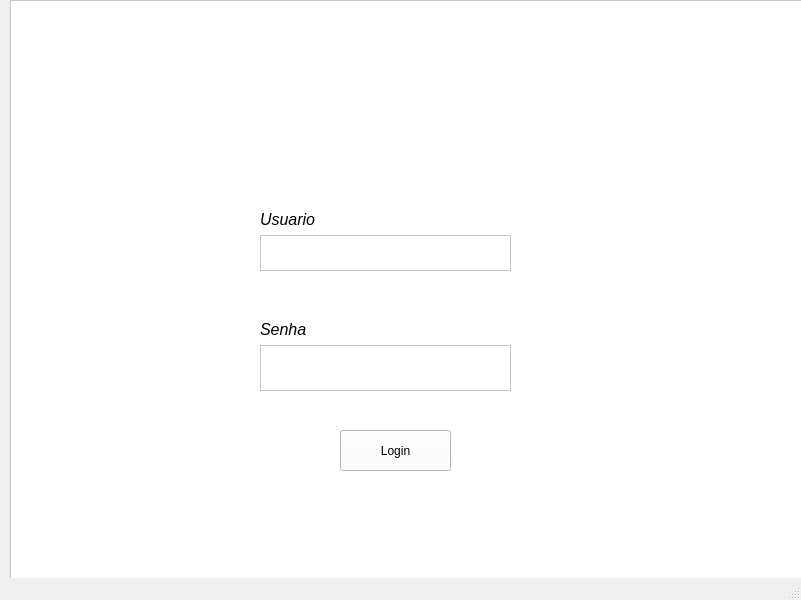
<?xml version="1.0" encoding="UTF-8"?>
<ui version="4.0">
 <class>MainWindow</class>
 <widget class="QMainWindow" name="MainWindow">
  <property name="geometry">
   <rect>
    <x>0</x>
    <y>0</y>
    <width>801</width>
    <height>600</height>
   </rect>
  </property>
  <property name="windowTitle">
   <string>MainWindow</string>
  </property>
  <widget class="QWidget" name="centralwidget">
   <widget class="QFrame" name="frame">
    <property name="geometry">
     <rect>
      <x>10</x>
      <y>0</y>
      <width>801</width>
      <height>581</height>
     </rect>
    </property>
    <property name="styleSheet">
     <string notr="true">background-color: rgb(255, 255, 255);</string>
    </property>
    <property name="frameShape">
     <enum>QFrame::StyledPanel</enum>
    </property>
    <property name="frameShadow">
     <enum>QFrame::Raised</enum>
    </property>
    <widget class="QWidget" name="verticalLayoutWidget">
     <property name="geometry">
      <rect>
       <x>250</x>
       <y>190</y>
       <width>251</width>
       <height>81</height>
      </rect>
     </property>
     <layout class="QVBoxLayout" name="verticalLayout">
      <item>
       <widget class="QLabel" name="label">
        <property name="text">
         <string/>
        </property>
       </widget>
      </item>
      <item>
       <widget class="QLabel" name="label_4">
        <property name="text">
         <string>&lt;html&gt;&lt;head/&gt;&lt;body&gt;&lt;p&gt;&lt;span style=&quot; font-size:12pt; font-style:italic;&quot;&gt;Usuario&lt;/span&gt;&lt;/p&gt;&lt;/body&gt;&lt;/html&gt;</string>
        </property>
       </widget>
      </item>
      <item>
       <widget class="QTextBrowser" name="textBrowser">
        <property name="styleSheet">
         <string notr="true">border-color: rgb(0, 0, 0);</string>
        </property>
       </widget>
      </item>
     </layout>
    </widget>
    <widget class="QWidget" name="verticalLayoutWidget_2">
     <property name="geometry">
      <rect>
       <x>250</x>
       <y>320</y>
       <width>251</width>
       <height>71</height>
      </rect>
     </property>
     <layout class="QVBoxLayout" name="verticalLayout_2">
      <item>
       <widget class="QLabel" name="label_2">
        <property name="styleSheet">
         <string notr="true">
background-color: rgb(255, 255, 255);</string>
        </property>
        <property name="text">
         <string>&lt;html&gt;&lt;head/&gt;&lt;body&gt;&lt;p&gt;&lt;span style=&quot; font-size:12pt; font-style:italic;&quot;&gt;Senha&lt;/span&gt;&lt;/p&gt;&lt;/body&gt;&lt;/html&gt;</string>
        </property>
       </widget>
      </item>
      <item>
       <widget class="QTextBrowser" name="textBrowser_2"/>
      </item>
     </layout>
    </widget>
    <widget class="QPushButton" name="pushButton">
     <property name="geometry">
      <rect>
       <x>330</x>
       <y>430</y>
       <width>111</width>
       <height>41</height>
      </rect>
     </property>
     <property name="text">
      <string>Login</string>
     </property>
    </widget>
    <widget class="QLabel" name="label_3">
     <property name="geometry">
      <rect>
       <x>260</x>
       <y>10</y>
       <width>211</width>
       <height>161</height>
      </rect>
     </property>
     <property name="text">
      <string>&lt;html&gt;&lt;head/&gt;&lt;body&gt;&lt;p&gt;&lt;img src=&quot;:/newPrefix/images.png&quot;/&gt;&lt;/p&gt;&lt;/body&gt;&lt;/html&gt;</string>
     </property>
    </widget>
   </widget>
  </widget>
  <widget class="QStatusBar" name="statusbar"/>
 </widget>
 <resources>
  <include location="ico.qrc"/>
  <include location="ioneperfil.qrc"/>
 </resources>
 <connections/>
</ui>
